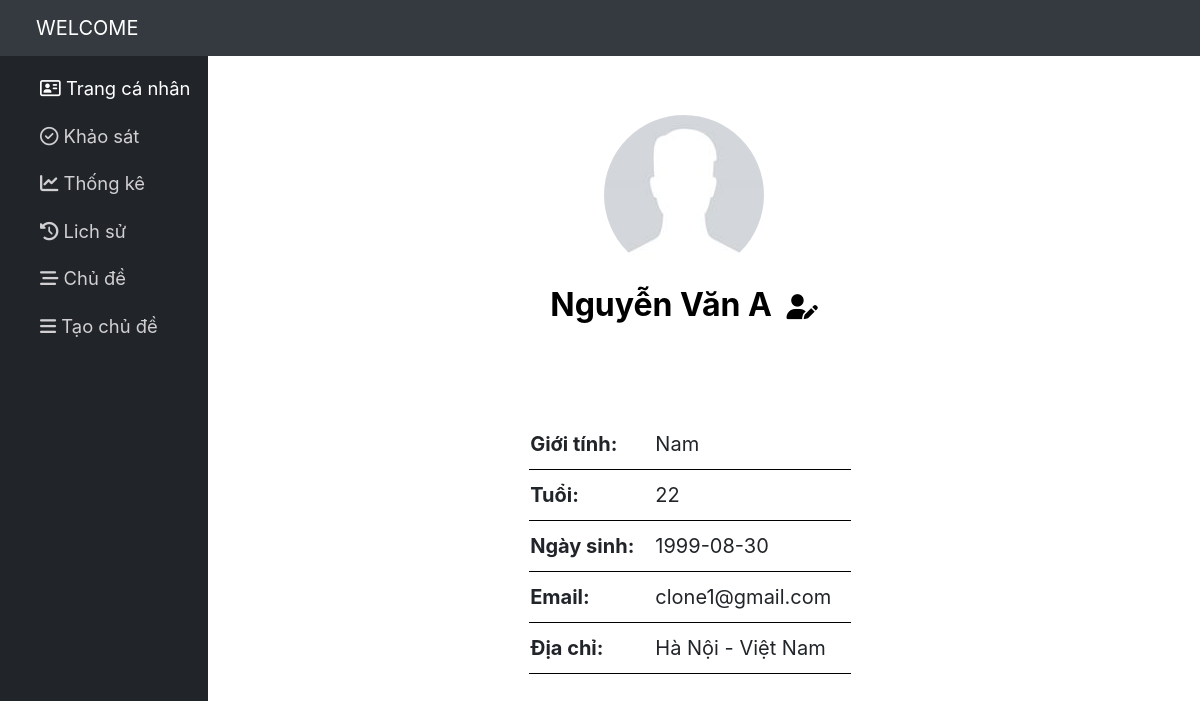
Screenshot of /admin/m_index.php?id=1 with the database file from the repository.
### tables this page shows
CREATE TABLE IF NOT EXISTS `users` (
`id` int(11) NOT NULL,
  `user` varchar(50) NOT NULL,
  `pass` varchar(50) NOT NULL,
  `ten` varchar(50) NOT NULL,
  `tuoi` int(11) NOT NULL,
  `sinh` date NOT NULL,
  `email` varchar(50) NOT NULL,
  `diachi` varchar(50) NOT NULL,
  `gioitinh` varchar(50) NOT NULL,
  `rank` int(11) DEFAULT NULL
);

### admin/m_index.php (the view, shortened to what this page needs)
<?php
	$link = new mysqli('localhost','root','','moitruong') or die('ket noi that bai!');
	mysqli_query($link,'SET NAMES UTF8');
	include('m_top.php');
	$iduser=$_GET['id'];
?>
<?php
	$query="SELECT * FROM users where id=$iduser";
	$result = mysqli_query($link,$query);
	$row = mysqli_fetch_assoc($result);
?>
<?php
	$queryt="SELECT * FROM users where id=$iduser";
	$resultt = mysqli_query($link,$queryt);
?>
<body>
	<header>
		<a class="logo" href="m_index.php">WELCOME</a>
	</header>
<ul class="thanhben">
	<li class="muc">
		<a class="trangcanhan light" href="m_index.php?id=<?php echo $iduser ?>">
			<i class="far fa-address-card"></i>
			<span>Trang cá nhân</span>
        </a>
    </li>
	<li class="muc">
		<a class="khaosat" href="s_index.php?id=<?php echo $iduser ?>">
			<i class="far fa-check-circle"></i>
			<span>Khảo sát</span>
        </a>
    </li>
	<li class="muc">
		<a class="thongke" href="thongke.php?id=<?php echo $iduser ?>">
			<i class="fas fa-chart-line"></i>
			<span>Thống kê</span>
        </a>
    </li>
	<li class="muc">
		<a class="lichsu" href="lichsu.php?id=<?php echo $iduser ?>">
			<i class="fas fa-history"></i>
			<span>Lich sử</span>
        </a>
    </li>
	<li class="muc">
		<a class="chude" href="chude.php?id=<?php echo $iduser ?>">
			<i class="fas fa-stream"></i>
			<span>Chủ đề</span>
        </a>
    </li>
	<li class="muc">
		<a class="chude" href="taochude.php?id=<?php echo $iduser ?>">
			<i class="fas fa-bars"></i>
			<span>Tạo chủ đề</span>
        </a>
    </li>
</ul>
<div class="index">
	<div class="daidien">
		<img src="images/clone.jpg" class="avatar" alt="Hình đại diện" />
		<div class="ten">
		<h1><?php echo $row['ten']?></h1>
		<a href="sua.php?id=<?php echo $iduser ?>"><i class="fas fa-user-edit"></i></a>
		</div>
	</div>
	<table class="thontincn">
		<tr>
			<td><b>Giới tính:</b></td>
			<td><?php echo $row['gioitinh']?></td>
		</tr>
		<tr>
			<td><b>Tuổi:</b></td>
			<td><?php echo $row['tuoi']?></td>
		</tr>
		<tr>
			<td><b>Ngày sinh:</b></td>
			<td><?php echo $row['sinh']?></td>
		</tr>
		<tr>
			<td><b>Email:</b></td>
			<td><?php echo $row['email']?></td>
		</tr>
		<tr>
			<td><b>Địa chỉ:</b></td>
			<td><?php echo $row['diachi']?></td>
		</tr>
	</table>
</div>
<?php
	include('m_bottom.php');
?>

### admin/css/m_style.css (style rules this page uses)
body { margin: 0px; font-family: -apple-system, BlinkMacSystemFont, "Segoe UI", Roboto, "Helvetica Neue", Arial, "Noto Sans", sans-serif, "Apple Color Emoji", "Segoe UI Emoji", "Segoe UI Symbol", "Noto Color Emoji"; font-size: 1rem; font-weight: 400; line-height: 1.5; color: #212529; text-align: left; background-color: #fff; }
a { color: #007bff; text-decoration: none; background-color: transparent; }
header { background-color: #343a40; position: relative; padding: 0.5rem 1rem; width: 200vh; position:fixed; z-index:1; }
.logo { padding-top: 0.3125rem; padding-bottom: 0.3125rem; margin-right: 1rem; font-size: 1.25rem; line-height: inherit; white-space: nowrap; color: #fff; width:20%; display : inline-block; margin-left:20px; }
.thanhben { width: 14%; background-color: #212529; margin:0px; float:left; padding-top:3; height: 100vh; position:fixed; margin-top:55px; }
.muc { margin-top:40px; font-size: 1.15rem; margin-top: 20px; }
.muc a { color: rgb(209, 207, 209); }
.muc .light { color: #fff; }
.index { width:86%; position:absolute; margin-left:14%; margin-top:55px; }
.daidien { text-align:center; margin-top:60px; }
.avatar { border-radius:50%; -moz-border-radius:50%; -webkit-border-radius:50%; }
.ten { width:100%; }
.ten a { color:black; display:inline; font-size:25px; margin-left:10px; }
.ten h1 { color:black; display:inline; }
.thontincn { margin-top:90px; margin-left:35%; font-size:20px; margin-bottom:50px; }
table { border-collapse: collapse; text-align:center-left ; }
.thontincn th, .thontincn td { border-bottom: 1px solid black; }
.thongtincn, tr, td { padding-right:50px; padding-top:10px; padding-bottom:10px; }
.thongtincn, tr, td { padding-right:20px; }

### rows the page displays
users: ten "Nguyễn Văn A", gioitinh "Nam", tuoi "22", sinh "1999-08-30", email "clone1@gmail.com", diachi "Hà Nội - Việt Nam"
